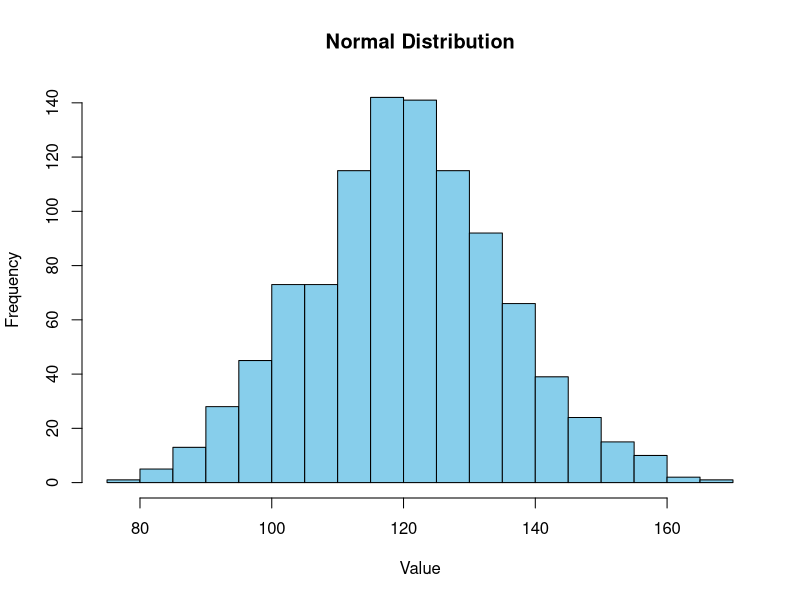
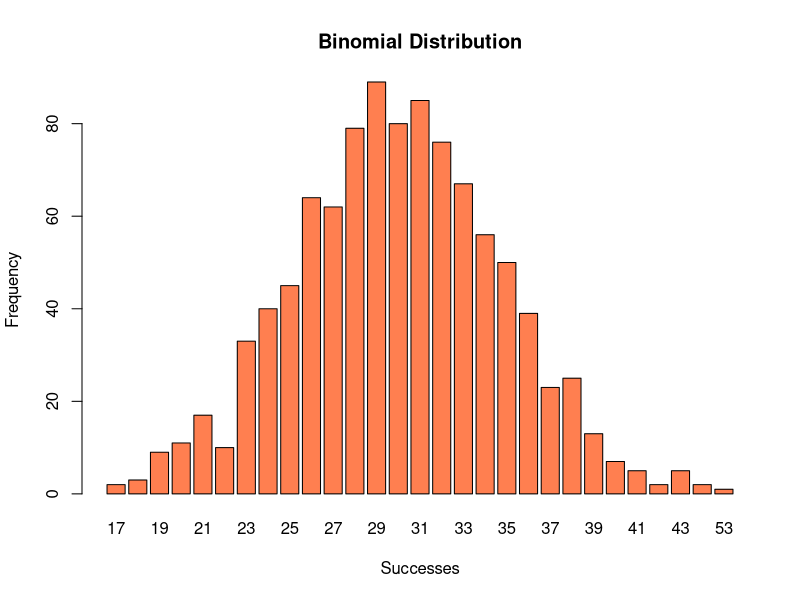
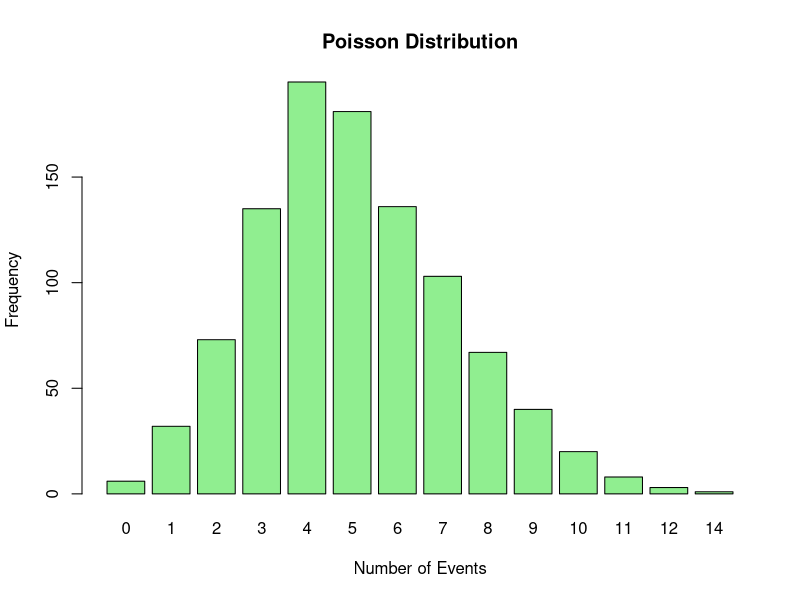
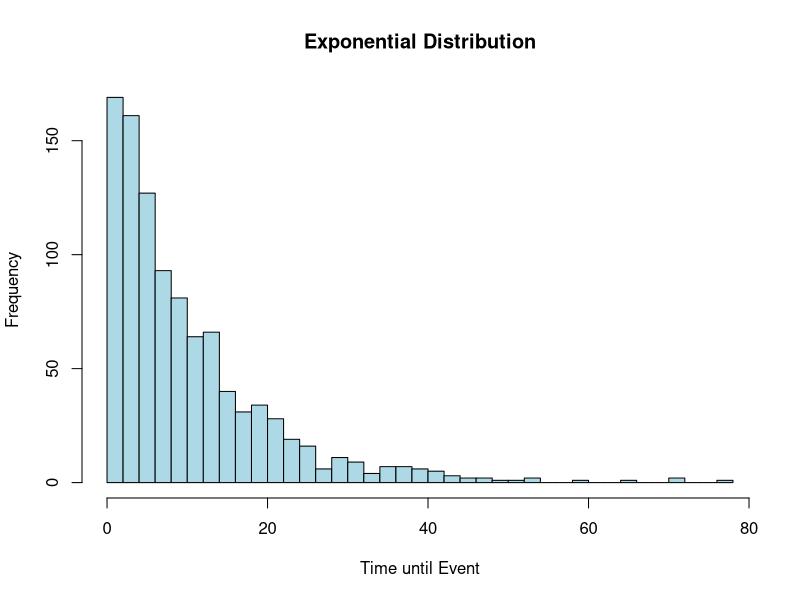
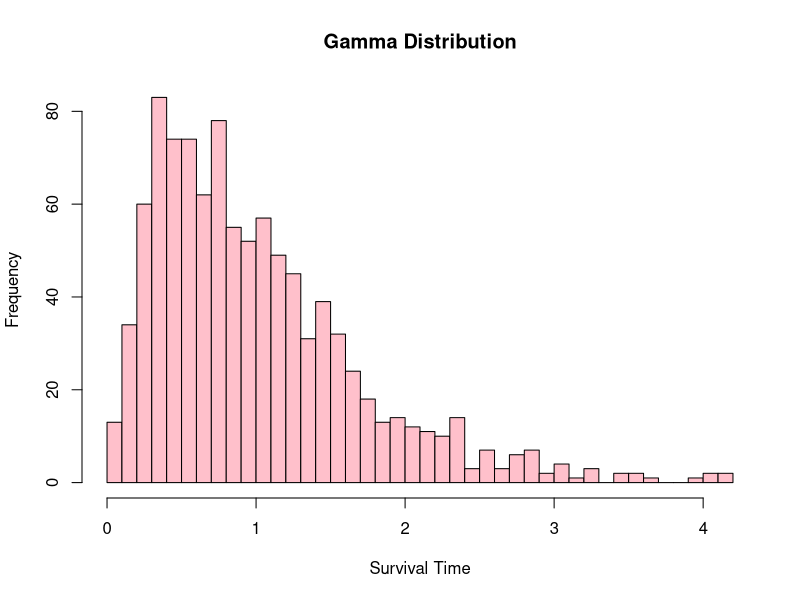
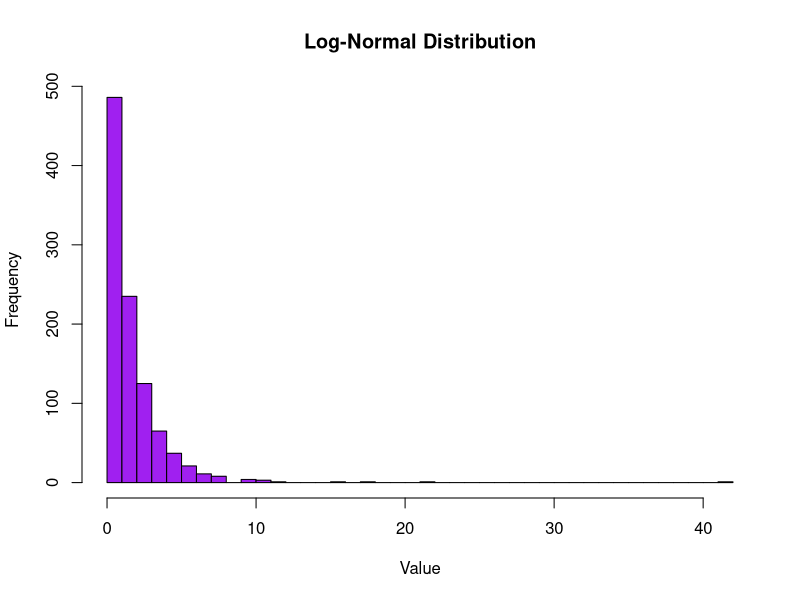
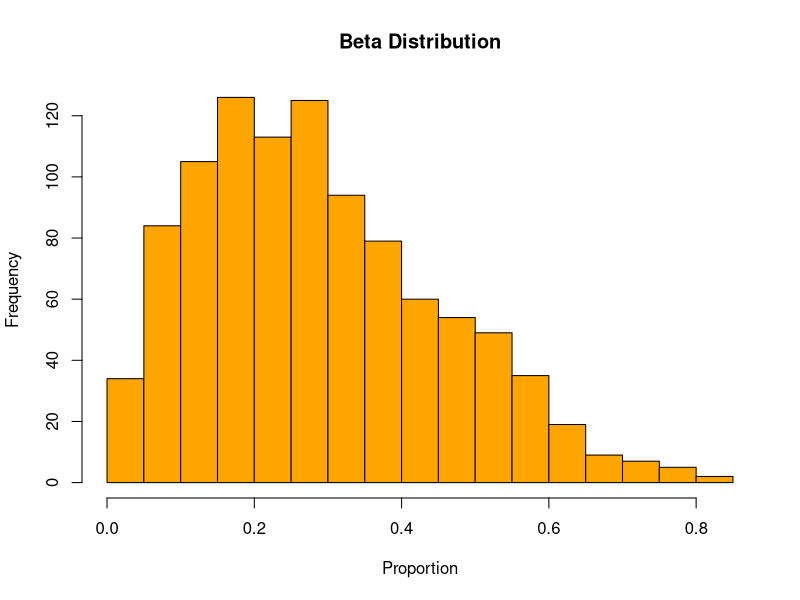
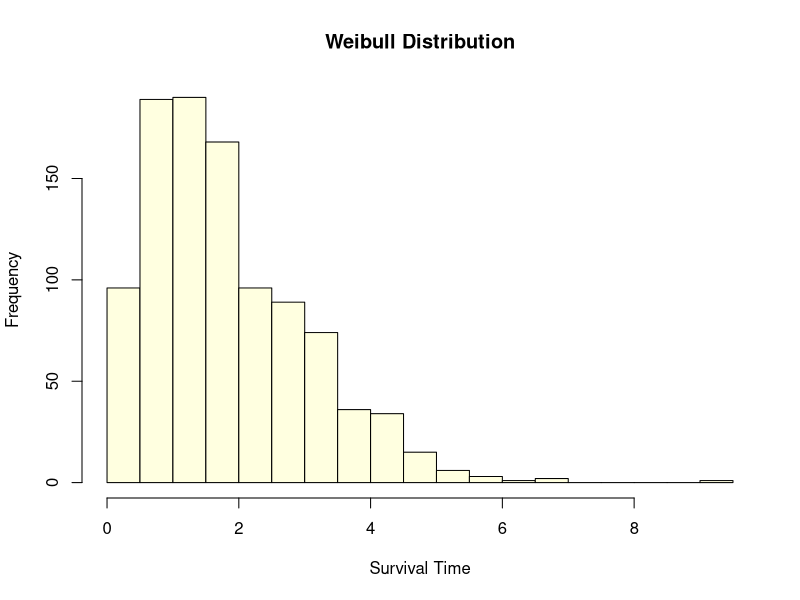

Source code (R) for these figures, in order:
# Set a random seed for reproducibility
set.seed(123)

# Number of samples for the simulation
n <- 1000

# 1. Normal Distribution (e.g., blood pressure, height, or test scores)
# The normal distribution is widely used for continuous data that tend to cluster around a mean.
mean <- 120  # Mean of the normal distribution (e.g., average blood pressure)
sd <- 15     # Standard deviation (e.g., variability in blood pressure)
normal_data <- rnorm(n, mean = mean, sd = sd)
normal_data

# Visualize Normal Distribution using base R
hist(normal_data, 
     breaks = 30,
     col = 'skyblue', 
     main = "Normal Distribution", 
     xlab = "Value", 
     ylab = "Frequency", 
     border = 'black')

# 2. Binomial Distribution (e.g., infection rates, pass/fail outcomes)
# Binomial distribution is used for binary outcomes (success/failure) over multiple trials.
size <- 100  # Number of trials (e.g., individuals in a study)
prob <- 0.3  # Probability of success (e.g., infection rate)
binomial_data <- rbinom(n, size, prob)
binomial_data

# Visualize Binomial Distribution using base R
barplot(table(binomial_data), 
        col = 'coral', 
        main = "Binomial Distribution", 
        xlab = "Successes", 
        ylab = "Frequency", 
        border = 'black')

# 3. Poisson Distribution (e.g., number of disease cases in a specific area)
# Poisson distribution models the number of events in a fixed interval, often used for rare events.
lambda <- 5  # Mean number of events (e.g., number of cases)
poisson_data <- rpois(n, lambda)

# Visualize Poisson Distribution using base R
barplot(table(poisson_data), 
        col = 'lightgreen', 
        main = "Poisson Distribution", 
        xlab = "Number of Events", 
        ylab = "Frequency", 
        border = 'black')

# 4. Exponential Distribution (e.g., time until death, time to recovery)
# Exponential distribution is used to model the time between events in a Poisson process.
rate <- 0.1  # Rate parameter (e.g., average time between events)
exponential_data <- rexp(n, rate)

# Visualize Exponential Distribution using base R
hist(exponential_data, 
     breaks = 30, 
     col = 'lightblue', 
     main = "Exponential Distribution", 
     xlab = "Time until Event",
     ylab = "Frequency", 
     border = 'black')

# 5. Gamma Distribution (e.g., survival times, time to recovery)
# Gamma distribution is often used in survival analysis and to model waiting times.
shape <- 2   # Shape parameter
scale <- 2   # Scale parameter
gamma_data <- rgamma(n, shape, scale)

# Visualize Gamma Distribution using base R
hist(gamma_data, 
     breaks = 30, 
     col = 'pink', 
     main = "Gamma Distribution", 
     xlab = "Survival Time", 
     ylab = "Frequency", 
     border = 'black')

# 6. Log-Normal Distribution (e.g., time to reach a health threshold)
# Log-Normal distribution is useful when data is positively skewed, such as biological growth processes.
log_normal_data <- rlnorm(n, meanlog = 0, sdlog = 1)

# Visualize Log-Normal Distribution using base R
hist(log_normal_data, 
     breaks = 30, 
     col = 'purple', 
     main = "Log-Normal Distribution", 
     xlab = "Value", 
     ylab = "Frequency", 
     border = 'black')

# 7. Beta Distribution (e.g., modeling probabilities such as vaccination rates)
# Beta distribution is used to model proportions or probabilities between 0 and 1.
alpha <- 2    # Shape parameter 1
beta <- 5     # Shape parameter 2
beta_data <- rbeta(n, alpha, beta)

# Visualize Beta Distribution using base R
hist(beta_data, 
     breaks = 30, 
     col = 'orange', 
     main = "Beta Distribution", 
     xlab = "Proportion",
     ylab = "Frequency", 
     border = 'black')

# 8. Weibull Distribution (e.g., failure times, survival analysis)
# Weibull distribution is commonly used in reliability analysis and survival studies.
shape_wei <- 1.5  # Shape parameter
scale_wei <- 2    # Scale parameter
weibull_data <- rweibull(n, shape_wei, scale_wei)

# Visualize Weibull Distribution using base R
hist(weibull_data, 
     breaks = 30, 
     col = 'lightyellow', 
     main = "Weibull Distribution", 
     xlab = "Survival Time", 
     ylab = "Frequency", 
     border = 'black')

